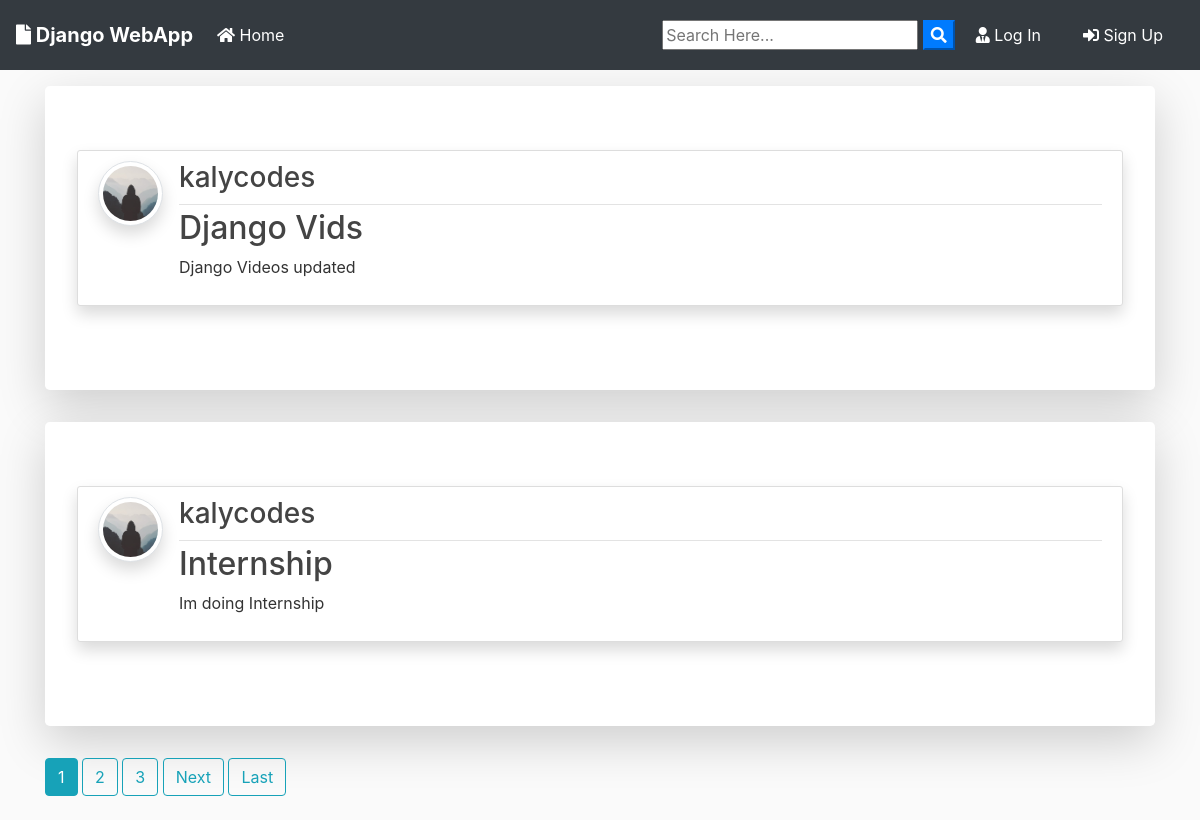
The page / on the database its author committed.
### blog/models.py (models this page shows, shortened)
class Post(models.Model):
	title = models.CharField(max_length=100)
	file = models.FileField(null=True,blank=True,upload_to='Files')
	content = models.TextField()
	date_posted = models.DateTimeField(default=timezone.now)
	author = models.ForeignKey(User, on_delete=models.CASCADE)

### users/models.py (models this page shows, shortened)
class Profile(models.Model):
    user = models.OneToOneField(User, on_delete=models.CASCADE)
    image = models.ImageField(default='default.jpg', upload_to='profile_pics')

### blog/views.py (the view)
# urls.py: path('', PostListView.as_view(), name='blog-home'),
class PostListView(ListView):
    model = Post
    template_name = 'blog/home.html'  # <app>/<model>_<viewtype>.html
    context_object_name = 'posts'
    ordering = ['-date_posted']
    paginate_by = 2

### blog/templates/blog/home.html (shortened to what this page needs)
{% extends "blog/base.html" %}
{% block content %}
    {% for post in posts %}
      <div class="jumbotron mt-3 bg-white shadow-lg">
      <article class="media content-section shadow">
        <a href="{{ post.author.profile.image.url }} " target="_blank"> <img src="{{ post.author.profile.image.url }}  " alt="" class="article-img rounded-circle img-thumbnail img-fluid shadow">
        </a>
        <div class="media-body">
          <div class="article-metadata d-flex justify-content-between">
            <a class="mr-2 " href="{% url 'user-posts' post.author.username  %}"><h3>{{ post.author }}</h3></a>
          </div>
          <h2><a class="article-title text-justify " href="{% url 'post-detail' post.id %}">{{ post.title }}</a></h2>
          <div class="d-flex justify-content-between">
            <p class="article-content text-justify text-truncate overflow-hidden">{{ post.content }}</p>
          </div>
        </div>
      </article>
      </div>
    {% endfor %}
    {% if is_paginated %}
      {% for num in page_obj.paginator.page_range %}
        {% if page_obj.number == num %}
          <a class="btn btn-info mb-4" href="?page={{ num }}">{{ num }}</a>
        {% elif num > page_obj.number|add:'-3' and num < page_obj.number|add:'3' %}
          <a class="btn btn-outline-info mb-4" href="?page={{ num }}">{{ num }}</a>
        {% endif %}
      {% endfor %}
      {% if page_obj.has_next %}
        <a class="btn btn-outline-info mb-4" href="?page={{ page_obj.next_page_number }}">Next</a>
        <a class="btn btn-outline-info mb-4" href="?page={{ page_obj.paginator.num_pages }}">Last</a>
      {% endif %}
    {% endif %}
{% endblock content %}

### static/blog/main.css (style rules this page uses)
body { background: #fafafa; color: #333333; margin-top: 0; }
h1, h2, h3, h4, h5, h6 { color: #444444; }
.content-section { background: #ffffff; padding: 10px 20px; border: 1px solid #dddddd; border-radius: 3px; margin-bottom: 20px; }
.article-title { color: #444444; }
.article-content { white-space: pre-line; }
.article-img { height: 65px; width: 65px; margin-right: 16px; }
.article-metadata { padding-bottom: 1px; margin-bottom: 4px; border-bottom: 1px solid #e3e3e3 }

### rows shown on the page
Post: author.profile.image (placeholder picture), author "kalycodes", title "Django Vids", content "Django Videos updated"
Post: author.profile.image (placeholder picture), author "kalycodes", title "Internship", content "Im doing Internship"

### other values the page prints
{{ num }} "1"
{{ num }} "2" "3"
